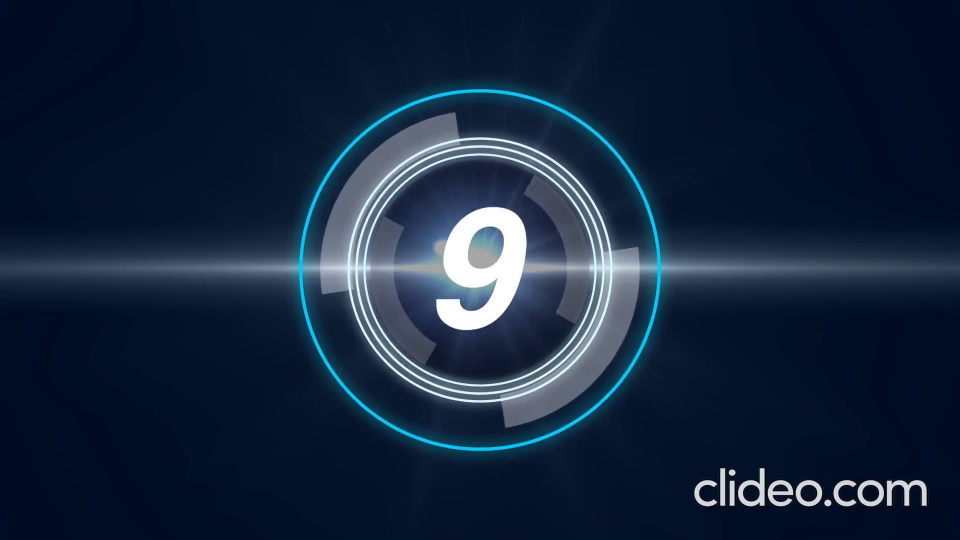
#> input picture frame 27 of vid.mp4, 1920 x 1080 px (shown at 1/2 size)
$ jupyter execute 'Convert_Colored_Video_to_Grey_Scale_(b_w)_with_OpenCV.ipynb'   (shell and % lines are left out)
#> lines starting #> are read from the running program, lines starting #| are printed output that depends on the picture
<a href="https://colab.research.google.com/github/kabir-kj/Mini-Project-17-Convert-Colored-Video-to-Grey-Scale-b-w-using-OpenCV/blob/main/Convert_Colored_Video_to_Grey_Scale_(b_w)_with_OpenCV.ipynb" target="_parent"></a>

[cell 1]
import cv2
import numpy as np

# reading the vedio
source = cv2.VideoCapture('vid.mp4')

# We need to set resolutions.
# so, convert them from float to integer.
frame_width = int(source.get(3))
frame_height = int(source.get(4))

size = (frame_width, frame_height)

result = cv2.VideoWriter('gray.avi',
            cv2.VideoWriter_fourcc(*'MJPG'),
            10, size, 0)

# running the loop
while True:

    # extracting the frames
    ret, img = source.read()
#> img is the input picture: shape (1080, 1920, 3); mean B, G, R 59.5, 37.4, 21.2
    if ret == True:
      # converting to gray-scale
      gray = cv2.cvtColor(img, cv2.COLOR_BGR2GRAY)
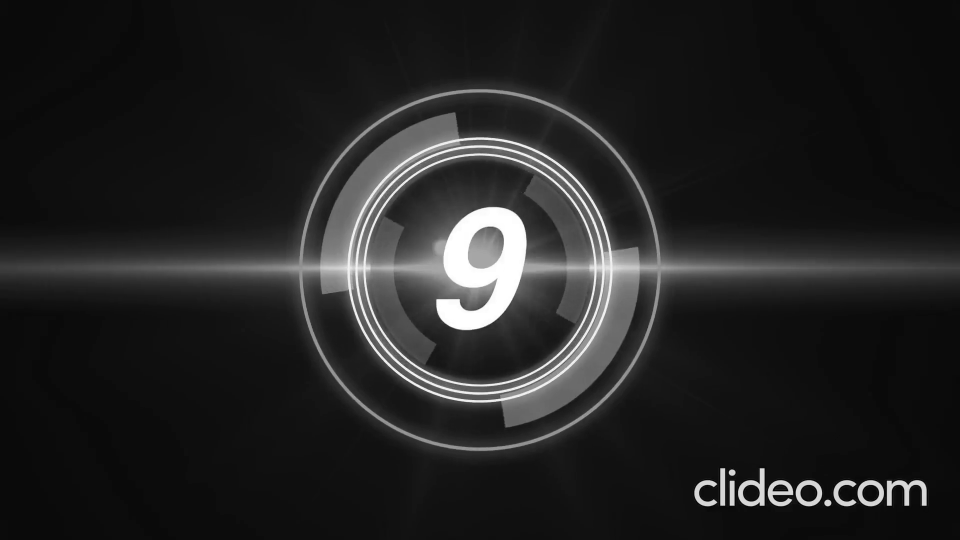
#> gray: shape (1080, 1920) (shown at 1/2 size); min 0, max 255, mean 34.8

      # write to gray-scale
      result.write(gray)

    else:
        break


$ run again, starting later in the video
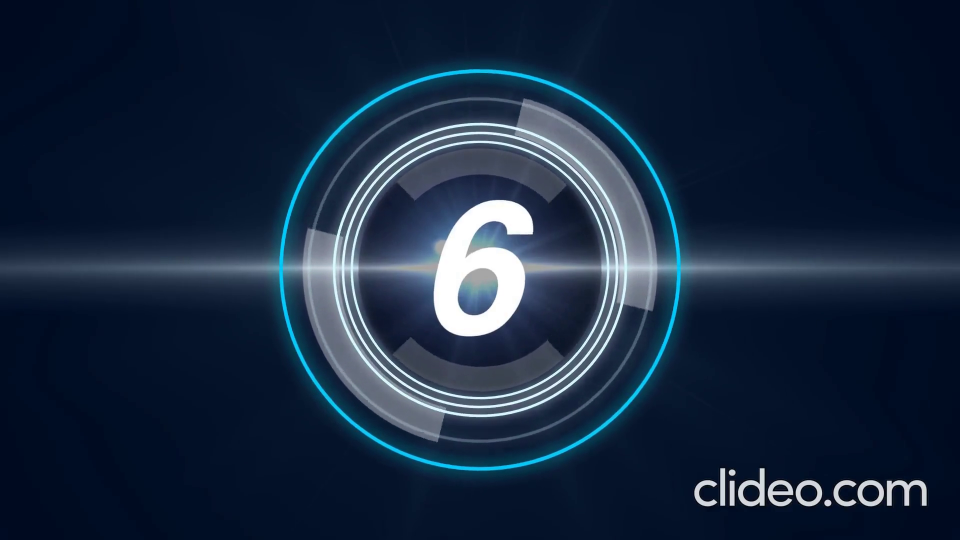
#> input picture frame 123 of vid.mp4, 1920 x 1080 px (shown at 1/2 size)
#> img is the input picture: shape (1080, 1920, 3); mean B, G, R 62.4, 40.3, 23.9
#> `gray = cv2.cvtColor(img, cv2.COLOR_BGR2GRAY)`:
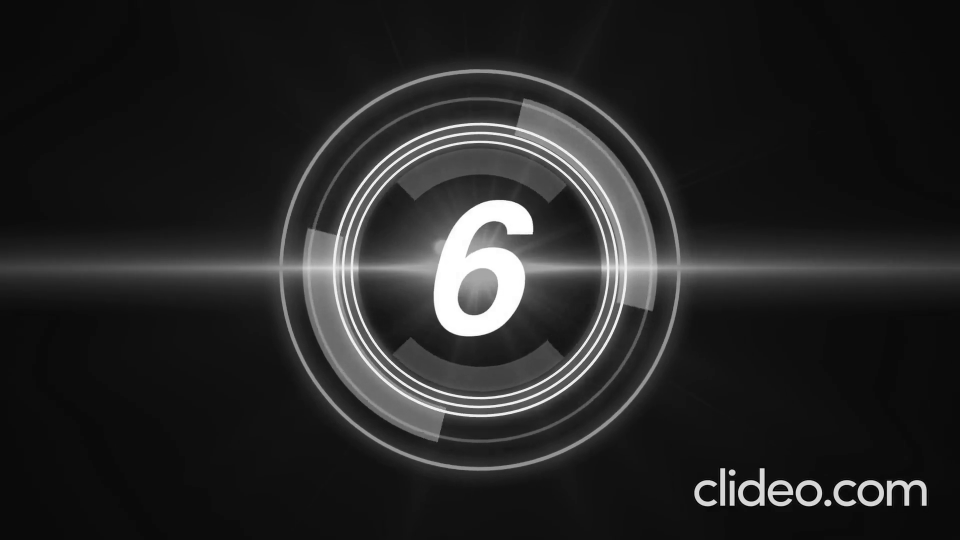
#> gray: shape (1080, 1920) (shown at 1/2 size); min 0, max 255, mean 37.7

$ run again, starting later in the video
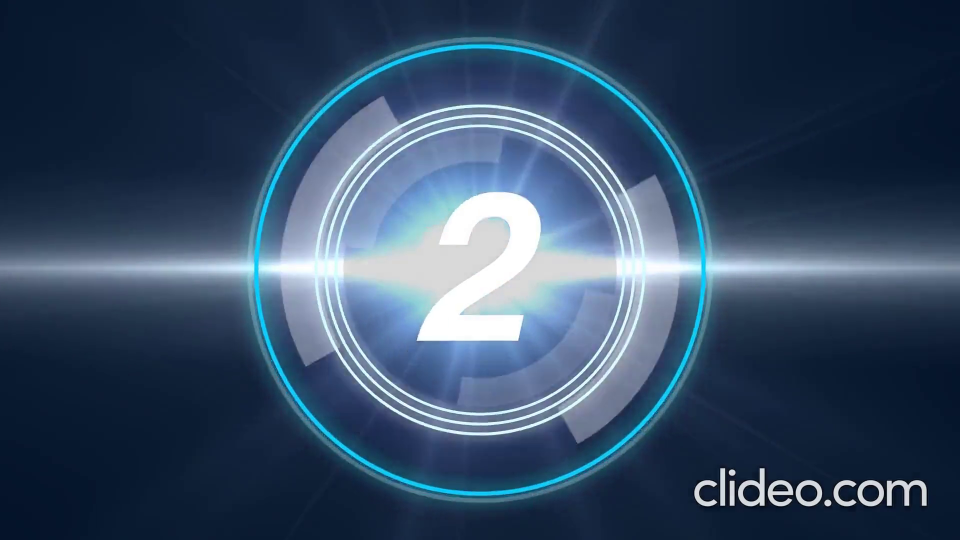
#> input picture frame 220 of vid.mp4, 1920 x 1080 px (shown at 1/2 size)
#> img is the input picture: shape (1080, 1920, 3); mean B, G, R 99.6, 74.8, 53.6
#> `gray = cv2.cvtColor(img, cv2.COLOR_BGR2GRAY)`:
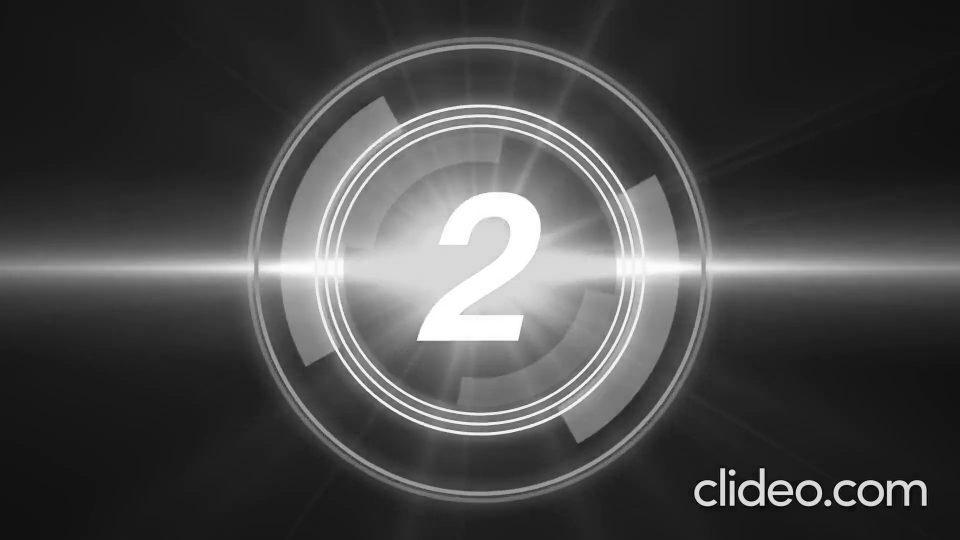
#> gray: shape (1080, 1920) (shown at 1/2 size); min 0, max 255, mean 71.1
